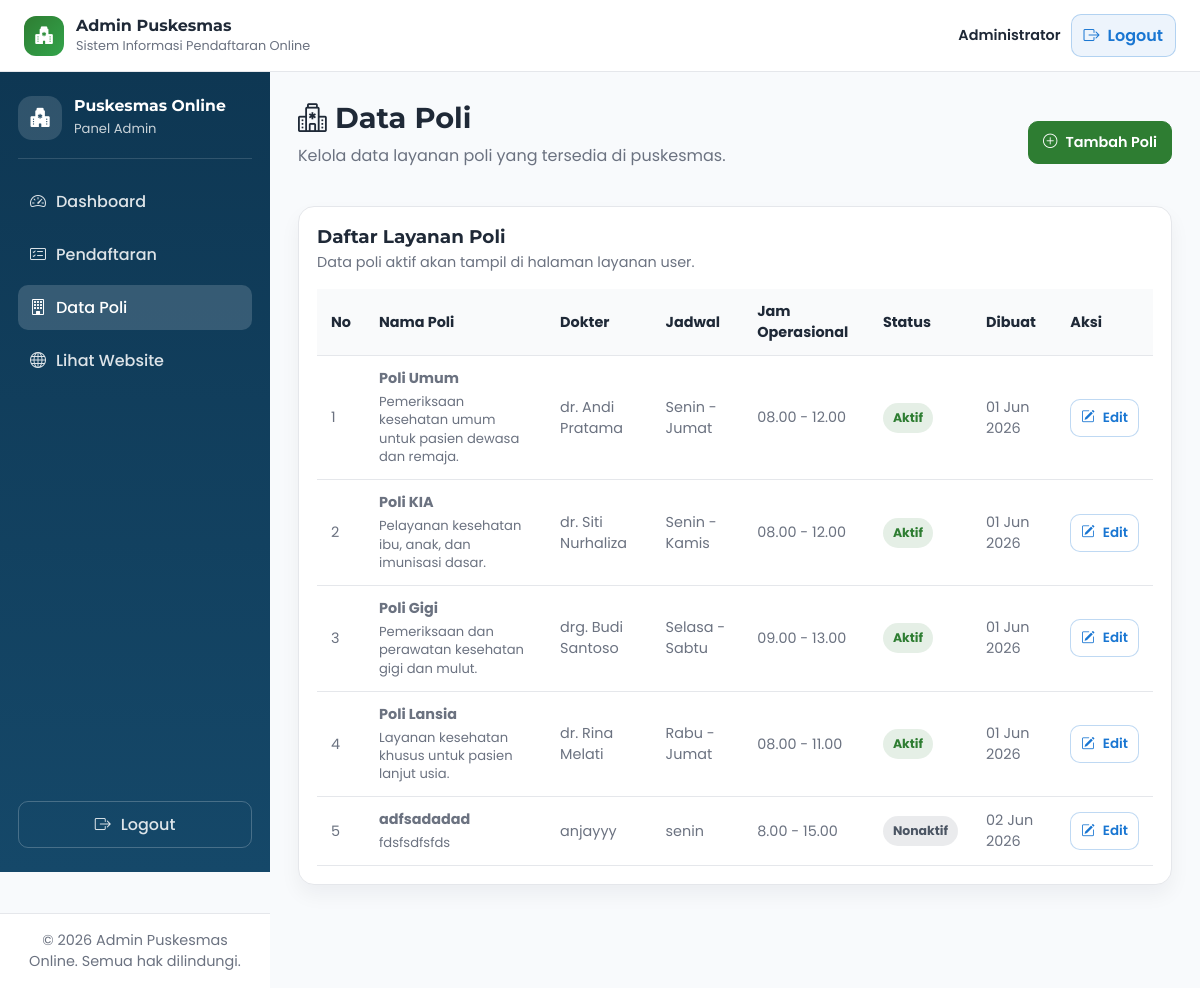
/admin/poli/index.php (signed in), run on the app's committed database.
### tables this page shows
CREATE TABLE `poli` (
  `id` int unsigned NOT NULL AUTO_INCREMENT,
  `nama_poli` varchar(100) NOT NULL,
  `deskripsi` text,
  `kondisi_ditangani` text,
  `dokter` varchar(100) DEFAULT NULL,
  `jadwal` varchar(150) DEFAULT NULL,
  `jam_operasional` varchar(100) DEFAULT NULL,
  `is_active` tinyint(1) NOT NULL DEFAULT '1',
  `created_at` timestamp NULL DEFAULT CURRENT_TIMESTAMP,
  `updated_at` timestamp NULL DEFAULT CURRENT_TIMESTAMP ON UPDATE CURRENT_TIMESTAMP,
  PRIMARY KEY (`id`)
);

### admin/poli/index.php (the view, shortened to what this page needs)
<?php
require_once '../../config/koneksi.php';
$conn = $mysqli;
$sql = "
    SELECT
        id,
        nama_poli,
        deskripsi,
        dokter,
        jadwal,
        jam_operasional,
        is_active,
        created_at,
        updated_at
    FROM poli
    ORDER BY id ASC
";
$result = $conn->query($sql);
function formatStatusPoli($isActive)
{
    return (int) $isActive === 1 ? 'Aktif' : 'Nonaktif';
}
function statusPoliClass($isActive)
{
    return (int) $isActive === 1 ? 'status-aktif' : 'status-nonaktif';
}
include '../includes/header.php';
include '../includes/sidebar.php';
?>
<main class="admin-main-content">
    <div class="admin-page-head admin-page-head-row">
        <div>
            <h1>
                <i class="bi bi-hospital"></i>
                Data Poli
            </h1>
            <p>Kelola data layanan poli yang tersedia di puskesmas.</p>
        </div>
        <div class="page-actions">
            <a href="tambah.php" class="btn-admin btn-primary">
                <i class="bi bi-plus-circle"></i>
                Tambah Poli
            </a>
        </div>
    </div>
    <section class="admin-card">
        <div class="admin-card-header">
            <div>
                <h2>Daftar Layanan Poli</h2>
                <p>Data poli aktif akan tampil di halaman layanan user.</p>
            </div>
        </div>
        <div class="admin-table-wrapper">
            <table class="admin-table">
                <thead>
                    <tr>
                        <th>No</th>
                        <th>Nama Poli</th>
                        <th>Dokter</th>
                        <th>Jadwal</th>
                        <th>Jam Operasional</th>
                        <th>Status</th>
                        <th>Dibuat</th>
                        <th>Aksi</th>
                    </tr>
                </thead>
                <tbody>
                    <?php if ($result && $result->num_rows > 0): ?>
                        <?php $no = 1; ?>
                        <?php while ($row = $result->fetch_assoc()): ?>
                            <tr>
                                <td><?= $no++; ?></td>
                                <td>
                                    <strong>
                                        <?= htmlspecialchars($row['nama_poli'], ENT_QUOTES, 'UTF-8'); ?>
                                    </strong>
                                    <?php if (!empty($row['deskripsi'])): ?>
                                        <br>
                                        <small class="table-muted">
                                            <?= htmlspecialchars(mb_strimwidth($row['deskripsi'], 0, 70, '...'), ENT_QUOTES, 'UTF-8'); ?>
                                        </small>
                                    <?php endif; ?>
                                </td>
                                <td>
                                    <?= htmlspecialchars($row['dokter'] ?: '-', ENT_QUOTES, 'UTF-8'); ?>
                                </td>
                                <td>
                                    <?= htmlspecialchars($row['jadwal'] ?: '-', ENT_QUOTES, 'UTF-8'); ?>
                                </td>
                                <td>
                                    <?= htmlspecialchars($row['jam_operasional'] ?: '-', ENT_QUOTES, 'UTF-8'); ?>
                                </td>
                                <td>
                                    <span class="status-badge <?= statusPoliClass($row['is_active']); ?>">
                                        <?= htmlspecialchars(formatStatusPoli($row['is_active']), ENT_QUOTES, 'UTF-8'); ?>
                                    </span>
                                </td>
                                <td>
                                    <?= !empty($row['created_at']) ? date('d M Y', strtotime($row['created_at'])) : '-'; ?>
                                </td>
                                <td>
                                    <a
                                        href="edit.php?id=<?= (int) $row['id']; ?>"
                                        class="btn-admin btn-small btn-outline"
                                    >
                                        <i class="bi bi-pencil-square"></i>
                                        Edit
                                    </a>
                                </td>
                            </tr>
                        <?php endwhile; ?>
                    <?php endif; ?>
                </tbody>
            </table>
        </div>
    </section>
</main>
<?php include '../includes/footer.php'; ?>

### assets/css/admin.css (style rules this page uses)
:root { --admin-green: #2E7D32; --admin-blue: #1976D2; --admin-white: #FFFFFF; --admin-bg: #F8FAFC; --admin-text: #1F2937; --admin-muted: #6B7280; --admin-border: #E5E7EB; --admin-shadow: 0 16px 32px rgba(15, 23, 42, 0.1); }
* { box-sizing: border-box; }
body.admin-dashboard-page { margin: 0; font-family: 'Poppins', sans-serif; background: var(--admin-bg); color: var(--admin-text); }
.admin-main-content { padding: 28px; display: grid; gap: 22px; }
.admin-main, .admin-main-content { padding: 28px; display: grid; gap: 22px; }
.admin-page-head h1 { margin: 0; font-family: 'Montserrat', sans-serif; font-size: clamp(1.6rem, 2.4vw, 2rem); }
.admin-page-head p { margin-top: 8px; color: var(--admin-muted); }
.admin-card { background: var(--admin-white); border: 1px solid var(--admin-border); border-radius: 16px; padding: 18px; box-shadow: 0 10px 20px rgba(15, 23, 42, 0.05); }
.admin-table-wrapper { width: 100%; overflow-x: auto; }
.admin-table { width: 100%; border-collapse: collapse; min-width: 800px; }
.admin-table th, .admin-table td { padding: 12px 14px; border-bottom: 1px solid var(--admin-border); text-align: left; font-size: 0.9rem; }
.admin-table th { background: #F9FAFB; color: var(--admin-text); font-weight: 700; }
.admin-table td { color: var(--admin-muted); }
.admin-card-header { display: flex; align-items: center; justify-content: space-between; gap: 14px; margin-bottom: 16px; }
.admin-card-header h2 { margin: 0; font-family: 'Montserrat', sans-serif; font-size: 1.15rem; }
.admin-card-header p { margin: 4px 0 0; color: var(--admin-muted); font-size: 0.9rem; }
.btn-admin { display: inline-flex; align-items: center; justify-content: center; gap: 8px; border-radius: 10px; padding: 10px 14px; font: inherit; font-size: 0.9rem; font-weight: 600; text-decoration: none; border: 1px solid transparent; cursor: pointer; white-space: nowrap; transition: 0.18s ease; }
.btn-primary { background: var(--admin-green); color: var(--admin-white); border-color: var(--admin-green); }
.btn-outline { background: var(--admin-white); color: var(--admin-blue); border-color: rgba(25, 118, 210, 0.28); }
.btn-small { padding: 8px 10px; font-size: 0.84rem; }
.status-badge { display: inline-flex; align-items: center; justify-content: center; padding: 6px 10px; border-radius: 999px; font-size: 0.78rem; font-weight: 700; white-space: nowrap; }
.admin-page-head-row { display: flex; align-items: center; justify-content: space-between; gap: 16px; }
.page-actions { display: flex; align-items: center; gap: 10px; }
.table-muted { display: inline-block; margin-top: 4px; color: var(--admin-muted); font-size: 0.82rem; line-height: 1.4; }
.status-aktif { background: rgba(46, 125, 50, 0.12); color: var(--admin-green); }
.status-nonaktif { background: rgba(107, 114, 128, 0.14); color: #4B5563; }

### data on the page
poli: nama_poli "Poli Umum", deskripsi "Pemeriksaan kesehatan umum untuk pasien dewasa dan remaja.", dokter "dr. Andi Pratama", jadwal "Senin - Jumat", jam_operasional "08.00 - 12.00", is_active "Aktif", created_at "01 Jun 2026"
poli: nama_poli "Poli KIA", deskripsi "Pelayanan kesehatan ibu, anak, dan imunisasi dasar.", dokter "dr. Siti Nurhaliza", jadwal "Senin - Kamis", jam_operasional "08.00 - 12.00", is_active "Aktif", created_at "01 Jun 2026"
poli: nama_poli "Poli Gigi", deskripsi "Pemeriksaan dan perawatan kesehatan gigi dan mulut.", dokter "drg. Budi Santoso", jadwal "Selasa - Sabtu", jam_operasional "09.00 - 13.00", is_active "Aktif", created_at "01 Jun 2026"
poli: nama_poli "Poli Lansia", deskripsi "Layanan kesehatan khusus untuk pasien lanjut usia.", dokter "dr. Rina Melati", jadwal "Rabu - Jumat", jam_operasional "08.00 - 11.00", is_active "Aktif", created_at "01 Jun 2026"
poli: nama_poli "adfsadadad", deskripsi "fdsfsdfsfds", dokter "anjayyy", jadwal "senin", jam_operasional "8.00 - 15.00", is_active "Nonaktif", created_at "02 Jun 2026"

### other printed values
$adminNama "Administrator"
